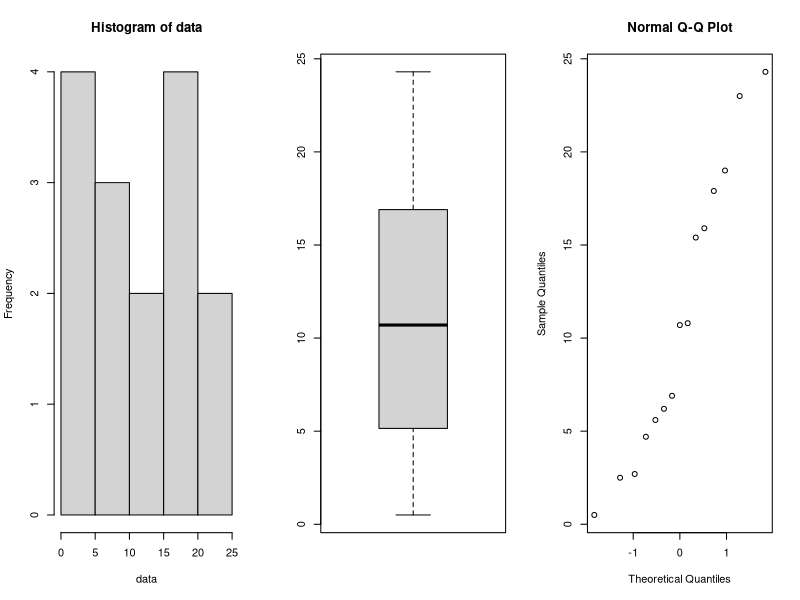

Generate this figure with R:
data <- c(15.4, 17.9, 19.0, 0.5, 15.9, 2.7, 6.2, 2.5, 4.7, 6.9, 10.8, 24.3, 5.6, 23.0, 10.7)
data

n <- length(data) ; n

# checking normality of the data
shapiro.test(data)
# we can assume normality since the p-value (0.32) > 0.05 implies that the distribution of the data are not significantly different from normal distribution.
par(mfrow=c(1,3))
hist(data)
boxplot(data)
qqnorm(data)

# The sample size (15) is small and this leads us having a histogram is not very steady 
# and close to genuine density, and the QQ-plot is slightly straight in the center
# with just minor variance and space in the middle and around the corners.

mean.waiting.time <- mean(data) ; mean.waiting.time
sd.of.data <- sd(data) ; sd.of.data
alpha_by_two <- 0.015 #  1- 0.015 = 0.985
error = qnorm(1-alpha_by_two) * sd.of.data/sqrt(length(data)) # sd.of.data/sqrt(length(data) is standard error

lower_bound <- mean.waiting.time - error ; upper_bound <- mean.waiting.time + error
round(lower_bound,3) ; round(upper_bound,3)

# Construct a 97%-CI for μ Evaluate the sample size needed to provide that the length 
# of the 97%-CI is at most 2. Compute a bootstrap 97%-CI for μ and compare it to the above CI. 

margin <- 1 # E
z.score <- qnorm(0.985) # 2.17
minimal.sample.size <- ((z.score^2)*(sd.of.data^2))/(margin^2)
minimal.sample.size

# The sample size needed to provide that the length of the 97%-CI is at least 281.215

# Compute a bootstrap 97%-CI for μ and compare it to the above CI.

B = 1000
Tstar = numeric(B) # create an empty numeric

for (i in 1:B) {
  Xstar = sample(data,replace = TRUE) # generating a surrogate data-set
  Tstar[i] = mean(Xstar)
}

Tstar15 = quantile(Tstar, 0.015) # computing T*(alpha/2)
Tstar985=quantile(Tstar, 0.985) # computing T*(1-alpha/2)

c(2*mean.waiting.time - Tstar985, 2*mean.waiting.time - Tstar15) # computing (2T-T*(1-alpha/2),2T-T*(alpha/2))


# The doctor claims that the mean waiting time is less than 15 minutes. Under an assumption, verify this claim by a relevant t-test.

t.test(data, mu=15, alt="l") # p-value = 0.0346
qt(0.975,14)
# For this data, R-output estimates X ≡ 11, the 95% CI [7.559091,Inf], Ho : μ < 15 rejected because : p-value = 0.0346 < 0.05


# Propose and perform a suitable sign tests for this problem.
# Sign test	is categorical and quantitative. Can be used in place of One-sample t-test.
binom.test(sum(data<15),15,p=0.5, alt="l") # p-value = 0.8491
binom.test(sum(data>15),15,p=0.5, alt="l") # p-value = 0.3036

# Wilcoxon rank-sum test (for that population cannot be assumed to be normally distributed)
# Mann-Whitney U-test (greater efficiency on non-normal distributions, and it is nearly efficient on normal distributions)
wilcox.test(data, mu=15, alt="l") # p-value = 0.03186

# Propose a way to compute the powers of the t-test and sing test from b) at μ = 14 and μ = 13, comment. 

compute.powers <- function(B,n,y,sd,data) {
  power.sign <- numeric(B)
  power.ttest <- numeric(B)
  
  for (i in 1:B) {
    
    x = rnorm(n,15,sd)  # generate data under H1 with requested mean
    power.ttest[i] <- t.test(x,mu=15,alt="l")[[3]] # extracts p-value
    power.sign[i] <- binom.test(sum(data<y),n,p=0.5)[[3]] # extracts p-value
    }
  
  power.in.sign.test <- sum(power.sign < 0.05)/B ; power.in.sign.test # 0.057
  power.in.t.test <- sum(power.ttest < 0.05)/B ; power.in.t.test # 0.048
  
}

compute.powers(1000,50,14,1,data)
compute.powers(1000,50,13,1,data)


# Let p be the probability that a patient has to wait longer than 15.5 minutes.
# The (1-α)-confidence interval for p is p̂±zα/2*sqrt(p̂(1-p̂)/n)
# TA : Calculate the margin with error with alpha and in order to calculate it exploit the pr= 0.53

lower.bound <- 0.53 # pr
length.of.data <- length(data)

sd.error <- sd.of.data / sqrt(length.of.data) ; sd.error
E <- qnorm(0.985)*sd.error; E # margin of error 4.329859

confidence.interval <- mean.waiting.time + c(-E, E) ; confidence.interval
# The confidence interval is : 7.162728 14.983939

# The researcher also reported that there were 3 men and 2 women among 5 patients who had to wait more than 15.5 minutes, 4 men and 6 women among the remaining 10 patients.
# TA : creating a short matrix

prop.test(c(3,2),c(7,8)) # p-value = 0.8548
